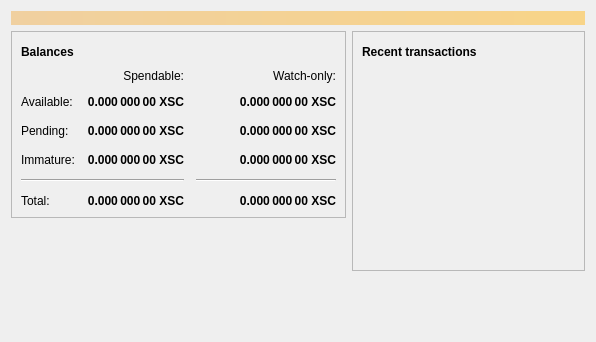
<?xml version="1.0" encoding="UTF-8"?>
<ui version="4.0">
 <class>OverviewPage</class>
 <widget class="QWidget" name="OverviewPage">
  <property name="geometry">
   <rect>
    <x>0</x>
    <y>0</y>
    <width>596</width>
    <height>342</height>
   </rect>
  </property>
  <property name="windowTitle">
   <string>Form</string>
  </property>
  <layout class="QVBoxLayout" name="topLayout">
   <item>
    <widget class="QLabel" name="labelAlerts">
     <property name="visible">
      <bool>false</bool>
     </property>
     <property name="styleSheet">
      <string notr="true">QLabel { background-color: qlineargradient(x1: 0, y1: 0, x2: 1, y2: 0, stop:0 #F0D0A0, stop:1 #F8D488); color:#000000; }</string>
     </property>
     <property name="wordWrap">
      <bool>true</bool>
     </property>
     <property name="margin">
      <number>3</number>
     </property>
     <property name="textInteractionFlags">
      <set>Qt::TextSelectableByMouse</set>
     </property>
    </widget>
   </item>
   <item>
    <layout class="QHBoxLayout" name="horizontalLayout" stretch="1,1">
     <item>
      <layout class="QVBoxLayout" name="verticalLayout_2">
       <item>
        <widget class="QFrame" name="frame">
         <property name="frameShape">
          <enum>QFrame::StyledPanel</enum>
         </property>
         <property name="frameShadow">
          <enum>QFrame::Raised</enum>
         </property>
         <layout class="QVBoxLayout" name="verticalLayout_4">
          <item>
           <layout class="QHBoxLayout" name="horizontalLayout_4">
            <item>
             <widget class="QLabel" name="label_5">
              <property name="font">
               <font>
                <weight>75</weight>
                <bold>true</bold>
               </font>
              </property>
              <property name="text">
               <string>Balances</string>
              </property>
             </widget>
            </item>
            <item>
             <widget class="QPushButton" name="labelWalletStatus">
              <property name="enabled">
               <bool>true</bool>
              </property>
              <property name="maximumSize">
               <size>
                <width>30</width>
                <height>16777215</height>
               </size>
              </property>
              <property name="toolTip">
               <string>The displayed information may be out of date. Your wallet automatically synchronizes with the Servalcoin network after a connection is established, but this process has not completed yet.</string>
              </property>
              <property name="text">
               <string/>
              </property>
              <property name="icon">
               <iconset resource="../bitcoin.qrc">
                <normaloff>:/icons/warning</normaloff>
                <disabledoff>:/icons/warning</disabledoff>:/icons/warning</iconset>
              </property>
              <property name="iconSize">
               <size>
                <width>24</width>
                <height>24</height>
               </size>
              </property>
              <property name="flat">
               <bool>true</bool>
              </property>
             </widget>
            </item>
            <item>
             <spacer name="horizontalSpacer_3">
              <property name="orientation">
               <enum>Qt::Horizontal</enum>
              </property>
              <property name="sizeHint" stdset="0">
               <size>
                <width>40</width>
                <height>20</height>
               </size>
              </property>
             </spacer>
            </item>
           </layout>
          </item>
          <item>
           <layout class="QGridLayout" name="gridLayout">
            <property name="spacing">
             <number>12</number>
            </property>
            <item row="2" column="2">
             <widget class="QLabel" name="labelWatchPending">
              <property name="font">
               <font>
                <weight>75</weight>
                <bold>true</bold>
               </font>
              </property>
              <property name="cursor">
               <cursorShape>IBeamCursor</cursorShape>
              </property>
              <property name="toolTip">
               <string>Unconfirmed transactions to watch-only addresses</string>
              </property>
              <property name="text">
               <string notr="true">0.000 000 00 XSC</string>
              </property>
              <property name="alignment">
               <set>Qt::AlignRight|Qt::AlignTrailing|Qt::AlignVCenter</set>
              </property>
              <property name="textInteractionFlags">
               <set>Qt::LinksAccessibleByMouse|Qt::TextSelectableByKeyboard|Qt::TextSelectableByMouse</set>
              </property>
             </widget>
            </item>
            <item row="2" column="1">
             <widget class="QLabel" name="labelUnconfirmed">
              <property name="font">
               <font>
                <weight>75</weight>
                <bold>true</bold>
               </font>
              </property>
              <property name="cursor">
               <cursorShape>IBeamCursor</cursorShape>
              </property>
              <property name="toolTip">
               <string>Total of transactions that have yet to be confirmed, and do not yet count toward the spendable balance</string>
              </property>
              <property name="text">
               <string notr="true">0.000 000 00 XSC</string>
              </property>
              <property name="alignment">
               <set>Qt::AlignRight|Qt::AlignTrailing|Qt::AlignVCenter</set>
              </property>
              <property name="textInteractionFlags">
               <set>Qt::LinksAccessibleByMouse|Qt::TextSelectableByKeyboard|Qt::TextSelectableByMouse</set>
              </property>
             </widget>
            </item>
            <item row="3" column="2">
             <widget class="QLabel" name="labelWatchImmature">
              <property name="font">
               <font>
                <weight>75</weight>
                <bold>true</bold>
               </font>
              </property>
              <property name="cursor">
               <cursorShape>IBeamCursor</cursorShape>
              </property>
              <property name="toolTip">
               <string>Mined balance in watch-only addresses that has not yet matured</string>
              </property>
              <property name="text">
               <string notr="true">0.000 000 00 XSC</string>
              </property>
              <property name="alignment">
               <set>Qt::AlignRight|Qt::AlignTrailing|Qt::AlignVCenter</set>
              </property>
              <property name="textInteractionFlags">
               <set>Qt::LinksAccessibleByMouse|Qt::TextSelectableByKeyboard|Qt::TextSelectableByMouse</set>
              </property>
             </widget>
            </item>
            <item row="4" column="0" colspan="2">
             <widget class="Line" name="line">
              <property name="orientation">
               <enum>Qt::Horizontal</enum>
              </property>
             </widget>
            </item>
            <item row="4" column="2">
             <widget class="Line" name="lineWatchBalance">
              <property name="sizePolicy">
               <sizepolicy hsizetype="Preferred" vsizetype="Fixed">
                <horstretch>0</horstretch>
                <verstretch>0</verstretch>
               </sizepolicy>
              </property>
              <property name="minimumSize">
               <size>
                <width>140</width>
                <height>0</height>
               </size>
              </property>
              <property name="orientation">
               <enum>Qt::Horizontal</enum>
              </property>
             </widget>
            </item>
            <item row="5" column="0">
             <widget class="QLabel" name="labelTotalText">
              <property name="text">
               <string>Total:</string>
              </property>
             </widget>
            </item>
            <item row="3" column="1">
             <widget class="QLabel" name="labelImmature">
              <property name="font">
               <font>
                <weight>75</weight>
                <bold>true</bold>
               </font>
              </property>
              <property name="cursor">
               <cursorShape>IBeamCursor</cursorShape>
              </property>
              <property name="toolTip">
               <string>Mined balance that has not yet matured</string>
              </property>
              <property name="text">
               <string notr="true">0.000 000 00 XSC</string>
              </property>
              <property name="alignment">
               <set>Qt::AlignRight|Qt::AlignTrailing|Qt::AlignVCenter</set>
              </property>
              <property name="textInteractionFlags">
               <set>Qt::LinksAccessibleByMouse|Qt::TextSelectableByKeyboard|Qt::TextSelectableByMouse</set>
              </property>
             </widget>
            </item>
            <item row="2" column="3">
             <spacer name="horizontalSpacer_2">
              <property name="orientation">
               <enum>Qt::Horizontal</enum>
              </property>
              <property name="sizeHint" stdset="0">
               <size>
                <width>40</width>
                <height>20</height>
               </size>
              </property>
             </spacer>
            </item>
            <item row="3" column="0">
             <widget class="QLabel" name="labelImmatureText">
              <property name="text">
               <string>Immature:</string>
              </property>
             </widget>
            </item>
            <item row="5" column="1">
             <widget class="QLabel" name="labelTotal">
              <property name="font">
               <font>
                <weight>75</weight>
                <bold>true</bold>
               </font>
              </property>
              <property name="cursor">
               <cursorShape>IBeamCursor</cursorShape>
              </property>
              <property name="toolTip">
               <string>Your current total balance</string>
              </property>
              <property name="text">
               <string notr="true">0.000 000 00 XSC</string>
              </property>
              <property name="alignment">
               <set>Qt::AlignRight|Qt::AlignTrailing|Qt::AlignVCenter</set>
              </property>
              <property name="textInteractionFlags">
               <set>Qt::LinksAccessibleByMouse|Qt::TextSelectableByKeyboard|Qt::TextSelectableByMouse</set>
              </property>
             </widget>
            </item>
            <item row="5" column="2">
             <widget class="QLabel" name="labelWatchTotal">
              <property name="font">
               <font>
                <weight>75</weight>
                <bold>true</bold>
               </font>
              </property>
              <property name="cursor">
               <cursorShape>IBeamCursor</cursorShape>
              </property>
              <property name="toolTip">
               <string>Current total balance in watch-only addresses</string>
              </property>
              <property name="text">
               <string notr="true">0.000 000 00 XSC</string>
              </property>
              <property name="alignment">
               <set>Qt::AlignRight|Qt::AlignTrailing|Qt::AlignVCenter</set>
              </property>
              <property name="textInteractionFlags">
               <set>Qt::LinksAccessibleByMouse|Qt::TextSelectableByKeyboard|Qt::TextSelectableByMouse</set>
              </property>
             </widget>
            </item>
            <item row="0" column="2">
             <widget class="QLabel" name="labelWatchonly">
              <property name="text">
               <string>Watch-only:</string>
              </property>
              <property name="alignment">
               <set>Qt::AlignRight|Qt::AlignTrailing|Qt::AlignVCenter</set>
              </property>
             </widget>
            </item>
            <item row="1" column="0">
             <widget class="QLabel" name="labelBalanceText">
              <property name="text">
               <string>Available:</string>
              </property>
             </widget>
            </item>
            <item row="1" column="1">
             <widget class="QLabel" name="labelBalance">
              <property name="font">
               <font>
                <weight>75</weight>
                <bold>true</bold>
               </font>
              </property>
              <property name="cursor">
               <cursorShape>IBeamCursor</cursorShape>
              </property>
              <property name="toolTip">
               <string>Your current spendable balance</string>
              </property>
              <property name="text">
               <string notr="true">0.000 000 00 XSC</string>
              </property>
              <property name="alignment">
               <set>Qt::AlignRight|Qt::AlignTrailing|Qt::AlignVCenter</set>
              </property>
              <property name="textInteractionFlags">
               <set>Qt::LinksAccessibleByMouse|Qt::TextSelectableByKeyboard|Qt::TextSelectableByMouse</set>
              </property>
             </widget>
            </item>
            <item row="1" column="2">
             <widget class="QLabel" name="labelWatchAvailable">
              <property name="font">
               <font>
                <weight>75</weight>
                <bold>true</bold>
               </font>
              </property>
              <property name="cursor">
               <cursorShape>IBeamCursor</cursorShape>
              </property>
              <property name="toolTip">
               <string>Your current balance in watch-only addresses</string>
              </property>
              <property name="text">
               <string notr="true">0.000 000 00 XSC</string>
              </property>
              <property name="alignment">
               <set>Qt::AlignRight|Qt::AlignTrailing|Qt::AlignVCenter</set>
              </property>
              <property name="textInteractionFlags">
               <set>Qt::LinksAccessibleByMouse|Qt::TextSelectableByKeyboard|Qt::TextSelectableByMouse</set>
              </property>
             </widget>
            </item>
            <item row="2" column="0">
             <widget class="QLabel" name="labelPendingText">
              <property name="text">
               <string>Pending:</string>
              </property>
             </widget>
            </item>
            <item row="0" column="1">
             <widget class="QLabel" name="labelSpendable">
              <property name="text">
               <string>Spendable:</string>
              </property>
              <property name="alignment">
               <set>Qt::AlignRight|Qt::AlignTrailing|Qt::AlignVCenter</set>
              </property>
             </widget>
            </item>
           </layout>
          </item>
         </layout>
        </widget>
       </item>
       <item>
        <spacer name="verticalSpacer">
         <property name="orientation">
          <enum>Qt::Vertical</enum>
         </property>
         <property name="sizeHint" stdset="0">
          <size>
           <width>20</width>
           <height>40</height>
          </size>
         </property>
        </spacer>
       </item>
      </layout>
     </item>
     <item>
      <layout class="QVBoxLayout" name="verticalLayout_3">
       <item>
        <widget class="QFrame" name="frame_2">
         <property name="frameShape">
          <enum>QFrame::StyledPanel</enum>
         </property>
         <property name="frameShadow">
          <enum>QFrame::Raised</enum>
         </property>
         <layout class="QVBoxLayout" name="verticalLayout">
          <item>
           <layout class="QHBoxLayout" name="horizontalLayout_2">
            <item>
             <widget class="QLabel" name="label_4">
              <property name="font">
               <font>
                <weight>75</weight>
                <bold>true</bold>
               </font>
              </property>
              <property name="text">
               <string>Recent transactions</string>
              </property>
             </widget>
            </item>
            <item>
             <widget class="QPushButton" name="labelTransactionsStatus">
              <property name="enabled">
               <bool>true</bool>
              </property>
              <property name="maximumSize">
               <size>
                <width>30</width>
                <height>16777215</height>
               </size>
              </property>
              <property name="toolTip">
               <string>The displayed information may be out of date. Your wallet automatically synchronizes with the Servalcoin network after a connection is established, but this process has not completed yet.</string>
              </property>
              <property name="text">
               <string/>
              </property>
              <property name="icon">
               <iconset resource="../bitcoin.qrc">
                <normaloff>:/icons/warning</normaloff>
                <disabledoff>:/icons/warning</disabledoff>:/icons/warning</iconset>
              </property>
              <property name="iconSize">
               <size>
                <width>24</width>
                <height>24</height>
               </size>
              </property>
              <property name="flat">
               <bool>true</bool>
              </property>
             </widget>
            </item>
            <item>
             <spacer name="horizontalSpacer">
              <property name="orientation">
               <enum>Qt::Horizontal</enum>
              </property>
              <property name="sizeHint" stdset="0">
               <size>
                <width>40</width>
                <height>20</height>
               </size>
              </property>
             </spacer>
            </item>
           </layout>
          </item>
          <item>
           <widget class="QListView" name="listTransactions">
            <property name="styleSheet">
             <string notr="true">QListView { background: transparent; }</string>
            </property>
            <property name="frameShape">
             <enum>QFrame::NoFrame</enum>
            </property>
            <property name="verticalScrollBarPolicy">
             <enum>Qt::ScrollBarAlwaysOff</enum>
            </property>
            <property name="horizontalScrollBarPolicy">
             <enum>Qt::ScrollBarAlwaysOff</enum>
            </property>
            <property name="selectionMode">
             <enum>QAbstractItemView::NoSelection</enum>
            </property>
           </widget>
          </item>
         </layout>
        </widget>
       </item>
       <item>
        <spacer name="verticalSpacer_2">
         <property name="orientation">
          <enum>Qt::Vertical</enum>
         </property>
         <property name="sizeHint" stdset="0">
          <size>
           <width>20</width>
           <height>40</height>
          </size>
         </property>
        </spacer>
       </item>
      </layout>
     </item>
    </layout>
   </item>
  </layout>
 </widget>
 <resources/>
 <connections/>
</ui>
